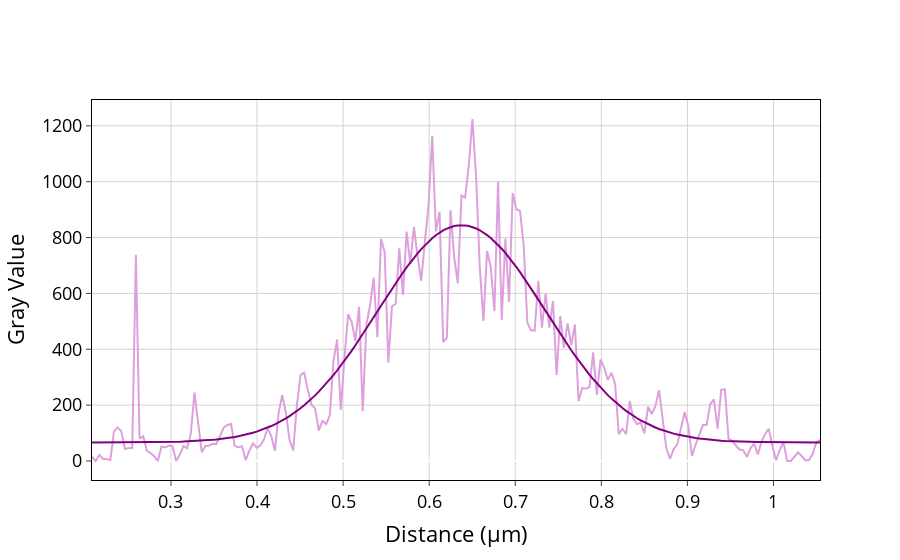

Write notebook code for a chart like this one.
### Markdown cell above
# caso 2

### Code cell
skiprows2 = 50
maxrows2 = 200

data2 = np.array(read(f'dati_verde_olio.txt', skiprows2, maxrows2))
popt2, pcov2 = plottiamo_plotly(data2)  # scegliere plotly o pyplot
FWHM(popt2)

### Figure 1 — Plotly figure (JSON) as saved in the notebook; plotly's stock layout.template omitted (floating-point values rounded to 4 significant figures; data arrays with more than 128 entries replaced by an {"elided": "..."} marker saying what was removed)
{"data": [{"hoverinfo": "skip", "line": {"color": "plum"}, "mode": "lines", "showlegend": false, "type": "scatter", "x": {"elided": "200 float values"}, "y": {"elided": "200 float values"}}, {"marker": {"color": "purple"}, "mode": "lines", "showlegend": false, "type": "scatter", "x": {"elided": "200 float values"}, "y": {"elided": "200 float values"}}], "layout": {"font": {"color": "Black", "size": 18}, "plot_bgcolor": "white", "xaxis": {"gridcolor": "lightgrey", "linecolor": "black", "mirror": true, "showline": true, "ticks": "outside", "title": {"text": "Distance (μm)"}}, "yaxis": {"gridcolor": "lightgrey", "linecolor": "black", "mirror": true, "showline": true, "ticks": "outside", "title": {"text": "Gray Value"}}}}
